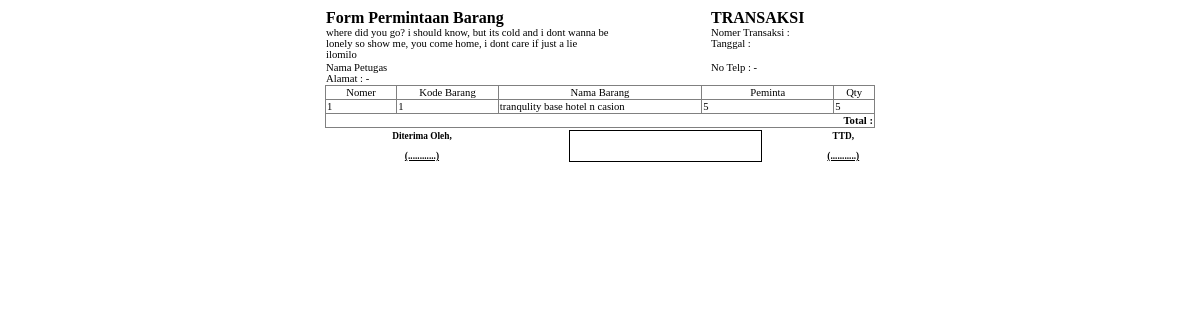
The app's page /struk.php with its own data.
### tables this page shows
CREATE TABLE `barang_masuk` (
  `id_masuk` int(11) NOT NULL,
  `id_barang` int(11) NOT NULL,
  `tgl_masuk` date NOT NULL,
  `stok` int(11) NOT NULL
);

CREATE TABLE `barang` (
  `id_barang` int(11) NOT NULL,
  `kode_barang` char(20) NOT NULL,
  `nama_barang` varchar(256) NOT NULL,
  `stok` int(11) NOT NULL
);

### struk.php (the view, shortened to what this page needs)
<html>
<head>
            </head>
<center>
<table style='width:550px; font-size:8pt; font-family:calibri; border-collapse: collapse;' border = '0'>
<td width='70%' align='left' style='padding-right:80px; vertical-align:top'>
<span style='font-size:12pt'><b>Form Permintaan Barang</b></span></br>
where did you go? i should know, but its cold and i dont wanna be lonely so show me, you come home, i dont care if just a lie </br>
ilomilo
</td>
<td style='vertical-align:top' width='30%' align='left'>
<b><span style='font-size:12pt'>TRANSAKSI</span></b>
</br> Nomer Transaksi : </br>
Tanggal : </br>
</td>
</table>
<table style='width:550px; font-size:8pt; font-family:calibri; border-collapse: collapse;' border = '0'>
<td width='70%' align='left' style='padding-right:80px; vertical-align:top'> Nama Petugas</br> Alamat : - </td>
<td style='vertical-align:top' width='30%' align='left'>
No Telp : -
</td>
</table>
<table cellspacing='0' style='width:550px; font-size:8pt; font-family:calibri;  border-collapse: collapse;' border='1'>
        <thead>
            <tr align='center'>
                    <td width='7%'>Nomer</td>
                    <td width='10%'>Kode Barang</td>
                    <td width='20%'>Nama Barang</td>
                    <td width='13%'>Peminta</td>
                    <td width='4%'>Qty</td>
            </tr>
        </thead>
        <tbody>
                <?php
                    include "koneksi.php";
                    $qry_paket=mysqli_query($conn,"select * from barang_masuk");
                    $no = 0;
                    while($data_paket=mysqli_fetch_array($qry_paket)){
                    $no++;
                ?>
            <tr>
                    <td><?=$no?></td>
                    <td><?=$data_paket['id_barang']?></td>
                    <td>
                        <?php
                        include "koneksi.php";
                        $qry_get_barang=mysqli_query($conn, "select * from barang where id_barang='".$data_paket['id_barang']."'");
                        $data_barang = mysqli_fetch_array($qry_get_barang   );
                        echo $data_barang['nama_barang'];
                    ?>
                    </td>
                    <td><?=$data_paket['stok']?></td>
                    <td><?=$data_paket['stok']?></td>
            </tr>
                    </tbody>
                    <?php
                    }
                    ?>
            <tr>
                    <th colspan = '6'><div style='text-align:right'>Total :</div></th>
            </tr>
            <tr>
                    <table style='width:650; font-size:7pt;' cellspacing='2'>
            <tr>
                    <th align='center'>Diterima Oleh,</br></br>
                    <u>(............)</u>
                    </th>
                    <th style='border:1px solid black; padding:5px; text-align:left; width:30%'></th>
                    <th align='center'>TTD,</br></br> <u>(...........)</u>
                    </th>
            </tr>
</table>
</center>
</body>
</html>

### records on screen
barang_masuk: id_barang "1", id_barang.nama_barang "tranqulity base hotel n casion", stok "5"
